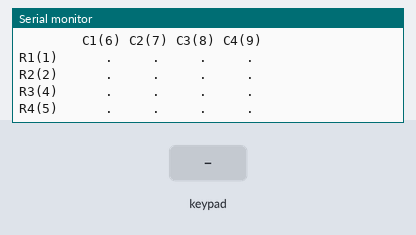
Recording of a program running on a simulated ESP32-S3. Parts: the last lines printed to the serial monitor. Wiring (inferred from the names in the program): 4×4 keypad with keys 1 2 3 A 4 5 6 B 7 8 9 C * 0 # D (labels assumed): rows GPIO 1, GPIO 2, GPIO 4, GPIO 5; columns GPIO 6, GPIO 7, GPIO 8, GPIO 9. Inputs (shaded band) come from the test bench.

Above: at 1.2 s.
1.3 s: key '1' pressed
2.8 s: keypad keys 1 2 4 5 pressed 0.4 s apart
At 3.77 s:
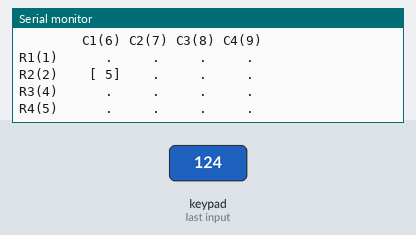
5.9 s: key '3' pressed
At 7.1 s:
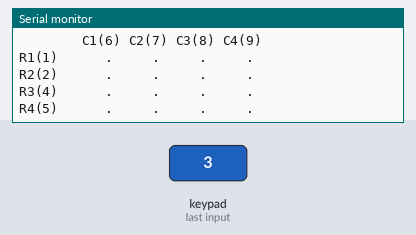
7.4 s: keypad keys 1 2 4 5 # pressed 0.4 s apart
At 9.17 s:
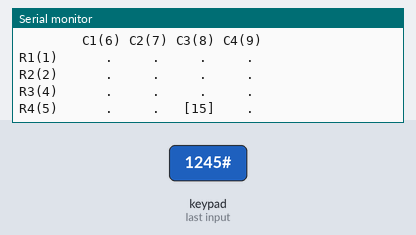
10.9 s: key 'A' pressed
At 12.1 s:
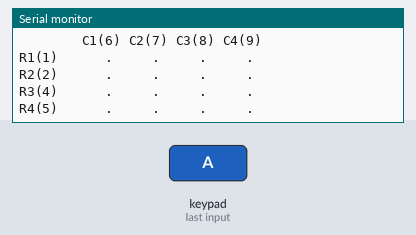
12.4 s: keypad keys 1 2 4 5 * pressed 0.4 s apart
At 14.17 s:
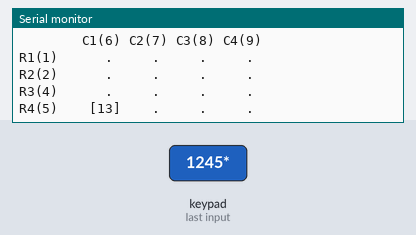
Timing chart, 0 to 15.7 s (numbered marks = the images above; inputs shaded):
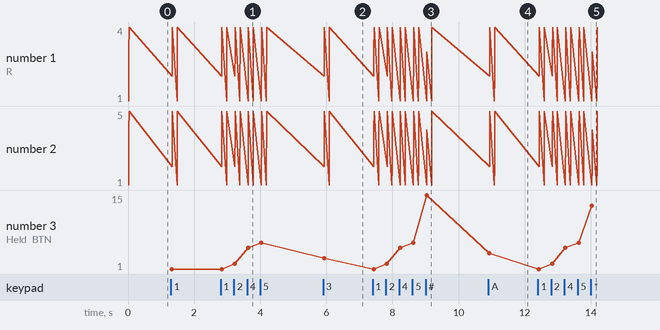

Measured:
- after the input at 2.8 s, the serial monitor: prints a new line at once (image 1)
- after the input at 5.9 s, the serial monitor: prints a new line at once (image 2)
- after the input at 7.4 s, the serial monitor: prints a new line at once (image 3)
- after the input at 10.9 s, the serial monitor: prints a new line at once (image 4)
- after the input at 12.4 s, the serial monitor: prints a new line at once (image 5)
- plotted number 3: 3 → 15 after the input at 7.4 s, 4 → 13 after the input at 12.4 s

The program:

main.cpp
```cpp
#include <Arduino.h>

constexpr uint8_t MATRIX_SIZE = 4;
constexpr uint8_t ROW_PINS[MATRIX_SIZE] = {1, 2, 4, 5};
constexpr uint8_t COLUMN_PINS[MATRIX_SIZE] = {6, 7, 8, 9};
constexpr unsigned long DEBOUNCE_MS = 30;

bool lastReading[MATRIX_SIZE][MATRIX_SIZE] = {};
bool pressed[MATRIX_SIZE][MATRIX_SIZE] = {};
unsigned long lastChangeTime[MATRIX_SIZE][MATRIX_SIZE] = {};

uint8_t buttonNumber(uint8_t row, uint8_t column) {
  return row * MATRIX_SIZE + column + 1;
}

void printGrid() {
  Serial.println("        C1(6) C2(7) C3(8) C4(9)");
  for (uint8_t row = 0; row < MATRIX_SIZE; ++row) {
    Serial.printf("R%u(%u)  ", row + 1, ROW_PINS[row]);
    for (uint8_t column = 0; column < MATRIX_SIZE; ++column) {
      if (pressed[row][column]) {
        Serial.printf("  [%2u]", buttonNumber(row, column));
      } else {
        Serial.print("    . ");
      }
    }
    Serial.println();
  }
}

void printHeld() {
  uint8_t count = 0;
  Serial.print("Held:");
  for (uint8_t row = 0; row < MATRIX_SIZE; ++row) {
    for (uint8_t column = 0; column < MATRIX_SIZE; ++column) {
      if (pressed[row][column]) {
        Serial.printf(" BTN%u", buttonNumber(row, column));
        ++count;
      }
    }
  }
  Serial.println(count == 0 ? " none" : "");
}

void reportChange(uint8_t row, uint8_t column, bool isPressed) {
  Serial.printf("%s BTN%-2u  row %u (GPIO %u)  col %u (GPIO %u)  t=%lums\n",
                isPressed ? "PRESS  " : "RELEASE", buttonNumber(row, column),
                row + 1, ROW_PINS[row], column + 1, COLUMN_PINS[column],
                millis());
  printHeld();
  printGrid();
  Serial.println();
}

void scanMatrix() {
  const unsigned long now = millis();

  for (uint8_t row = 0; row < MATRIX_SIZE; ++row) {
    pinMode(ROW_PINS[row], OUTPUT);
    digitalWrite(ROW_PINS[row], LOW);
    delayMicroseconds(5);

    for (uint8_t column = 0; column < MATRIX_SIZE; ++column) {
      const bool reading = digitalRead(COLUMN_PINS[column]) == LOW;

      if (reading != lastReading[row][column]) {
        lastReading[row][column] = reading;
        lastChangeTime[row][column] = now;
      }

      if (now - lastChangeTime[row][column] >= DEBOUNCE_MS &&
          reading != pressed[row][column]) {
        pressed[row][column] = reading;
        reportChange(row, column, reading);
      }
    }

    pinMode(ROW_PINS[row], INPUT);
  }
}

void checkIdleColumns() {
  for (uint8_t column = 0; column < MATRIX_SIZE; ++column) {
    if (digitalRead(COLUMN_PINS[column]) == LOW) {
      Serial.printf("WARNING: column %u (GPIO %u) reads LOW with no row "
                    "driven. Check it for a short to GND.\n",
                    column + 1, COLUMN_PINS[column]);
    }
  }
}

void setup() {
  Serial.begin(115200);
  const unsigned long waitStart = millis();
  while (!Serial && millis() - waitStart < 3000) {
    delay(10);
  }

  for (const uint8_t pin : ROW_PINS) {
    pinMode(pin, INPUT);
  }
  for (const uint8_t pin : COLUMN_PINS) {
    pinMode(pin, INPUT_PULLUP);
  }
  delay(10);

  Serial.println();
  Serial.println("4x4 button matrix serial test");
  Serial.println("Rows (driven LOW one at a time): GPIO 1, 2, 4, 5");
  Serial.println("Columns (INPUT_PULLUP):          GPIO 6, 7, 8, 9");
  Serial.println("Press buttons; each press and release is printed.");
  checkIdleColumns();
  Serial.println();
  printGrid();
  Serial.println();
}

void loop() {
  scanMatrix();
  delay(1);
}
```
